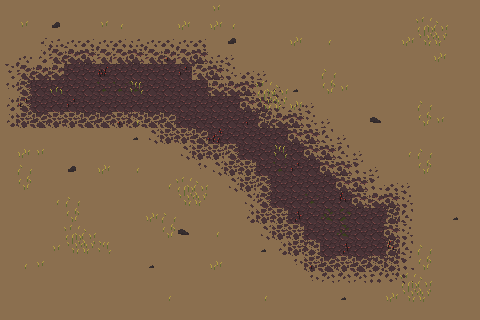

Rendered tile map (Tiled .tmx) drawn with the repository's tilesets; below, a short description and the full map source, tile grids included:
An orthogonal 30x20 tile map with 16x16 px tiles, 3 tile layers (Background, Paths, Props).

<map version="1.10" tiledversion="1.10.2" orientation="orthogonal" renderorder="right-down" width="30" height="20" tilewidth="16" tileheight="16" infinite="0" backgroundcolor="#6c4e52" nextlayerid="4" nextobjectid="1">
 <tileset firstgid="1" name="bloodDesertTileset" tilewidth="16" tileheight="16" tilecount="56" columns="8">
  <image source="../ProjectSprites/tilesets/bloodDesertTileset.png" width="128" height="112" />
 </tileset>
 <layer id="1" name="Background" width="30" height="20">
  <data encoding="csv">
1,1,1,1,1,1,1,1,1,1,1,1,1,1,1,1,1,1,1,1,1,1,1,1,1,1,1,1,1,1,
1,1,1,1,1,1,1,1,1,1,1,1,1,1,1,1,1,1,1,1,1,1,1,1,1,1,1,1,1,1,
1,1,1,1,1,1,1,1,1,1,1,1,1,1,1,1,1,1,1,1,1,1,1,1,1,1,1,1,1,1,
1,1,1,1,1,1,1,1,1,1,1,1,1,1,1,1,1,1,1,1,1,1,1,1,1,1,1,1,1,1,
1,1,1,1,1,1,1,1,1,1,1,1,1,1,1,1,1,1,1,1,1,1,1,1,1,1,1,1,1,1,
1,1,1,1,1,1,1,1,1,1,1,1,1,1,1,1,1,1,1,1,1,1,1,1,1,1,1,1,1,1,
1,1,1,1,1,1,1,1,1,1,1,1,1,1,1,1,1,1,1,1,1,1,1,1,1,1,1,1,1,1,
1,1,1,1,1,1,1,1,1,1,1,1,1,1,1,1,1,1,1,1,1,1,1,1,1,1,1,1,1,1,
1,1,1,1,1,1,1,1,1,1,1,1,1,1,1,1,1,1,1,1,1,1,1,1,1,1,1,1,1,1,
1,1,1,1,1,1,1,1,1,1,1,1,1,1,1,1,1,1,1,1,1,1,1,1,1,1,1,1,1,1,
1,1,1,1,1,1,1,1,1,1,1,1,1,1,1,1,1,1,1,1,1,1,1,1,1,1,1,1,1,1,
1,1,1,1,1,1,1,1,1,1,1,1,1,1,1,1,1,1,1,1,1,1,1,1,1,1,1,1,1,1,
1,1,1,1,1,1,1,1,1,1,1,1,1,1,1,1,1,1,1,1,1,1,1,1,1,1,1,1,1,1,
1,1,1,1,1,1,1,1,1,1,1,1,1,1,1,1,1,1,1,1,1,1,1,1,1,1,1,1,1,1,
1,1,1,1,1,1,1,1,1,1,1,1,1,1,1,1,1,1,1,1,1,1,1,1,1,1,1,1,1,1,
1,1,1,1,1,1,1,1,1,1,1,1,1,1,1,1,1,1,1,1,1,1,1,1,1,1,1,1,1,1,
1,1,1,1,1,1,1,1,1,1,1,1,1,1,1,1,1,1,1,1,1,1,1,1,1,1,1,1,1,1,
1,1,1,1,1,1,1,1,1,1,1,1,1,1,1,1,1,1,1,1,1,1,1,1,1,1,1,1,1,1,
1,1,1,1,1,1,1,1,1,1,1,1,1,1,1,1,1,1,1,1,1,1,1,1,1,1,1,1,1,1,
1,1,1,1,1,1,1,1,1,1,1,1,1,1,1,1,1,1,1,1,1,1,1,1,1,1,1,1,1,1
</data>
 </layer>
 <layer id="2" name="Paths" width="30" height="20">
  <data encoding="csv">
0,0,0,0,0,0,0,0,0,0,0,0,0,0,0,0,0,0,0,0,0,0,0,0,0,0,0,0,0,0,
0,0,0,0,0,0,0,0,0,0,0,0,0,0,0,0,0,0,0,0,0,0,0,0,0,0,0,0,0,0,
0,0,2,5,3,4,3,4,5,3,4,3,4,0,0,0,0,0,0,0,0,0,0,0,0,0,0,0,0,0,
0,3,18,11,12,13,11,11,13,11,12,11,13,5,6,0,0,0,0,0,0,0,0,0,0,0,0,0,0,0,
10,11,12,12,20,20,20,20,20,20,20,20,11,13,14,4,6,0,0,0,0,0,0,0,0,0,0,0,0,0,
34,19,20,20,20,20,44,44,44,20,20,20,20,12,12,13,30,6,0,0,0,0,0,0,0,0,0,0,0,0,
18,19,20,20,20,20,20,20,20,20,20,20,20,20,20,13,13,14,3,6,0,0,0,0,0,0,0,0,0,0,
18,27,28,27,27,28,28,27,29,28,28,20,20,20,20,20,21,12,13,14,6,0,0,0,0,0,0,0,0,0,
0,0,0,0,0,0,0,0,0,26,27,27,28,20,20,20,20,20,13,13,22,6,0,0,0,0,0,0,0,0,
0,0,0,0,0,0,0,0,0,0,0,26,27,27,19,20,20,20,20,13,13,22,6,0,0,0,0,0,0,0,
0,0,0,0,0,0,0,0,0,0,0,0,34,26,27,27,20,44,20,20,13,13,30,6,0,0,0,0,0,0,
0,0,0,0,0,0,0,0,0,0,0,0,0,0,26,27,19,20,20,20,20,13,13,30,4,6,0,0,0,0,
0,0,0,0,0,0,0,0,0,0,0,0,0,0,0,26,19,20,20,44,20,20,13,12,13,14,0,0,0,0,
0,0,0,0,0,0,0,0,0,0,0,0,0,0,0,18,27,27,20,20,43,42,20,20,21,22,0,0,0,0,
0,0,0,0,0,0,0,0,0,0,0,0,0,0,0,0,26,27,27,20,20,43,20,20,13,14,0,0,0,0,
0,0,0,0,0,0,0,0,0,0,0,0,0,0,0,0,0,18,27,29,20,20,20,20,21,22,0,0,0,0,
0,0,0,0,0,0,0,0,0,0,0,0,0,0,0,0,0,0,34,27,28,27,28,29,29,30,0,0,0,0,
0,0,0,0,0,0,0,0,0,0,0,0,0,0,0,0,0,0,0,34,36,36,36,37,35,38,0,0,0,0,
0,0,0,0,0,0,0,0,0,0,0,0,0,0,0,0,0,0,0,0,0,0,0,0,0,0,0,0,0,0,
0,0,0,0,0,0,0,0,0,0,0,0,0,0,0,0,0,0,0,0,0,0,0,0,0,0,0,0,0,0
</data>
 </layer>
 <layer id="3" name="Props" width="30" height="20">
  <data encoding="csv">
0,0,0,0,0,0,0,0,0,0,0,0,0,56,0,0,0,0,0,0,0,0,0,0,0,0,0,0,0,0,
0,56,0,25,0,0,56,31,0,0,0,23,0,23,31,0,0,0,0,0,0,0,0,0,0,0,7,8,0,0,
0,0,0,0,0,0,0,0,0,0,0,0,0,0,25,0,0,0,23,0,31,0,0,0,0,23,15,16,0,0,
0,0,0,0,0,0,0,0,0,0,54,0,0,0,0,0,0,0,0,0,0,0,0,0,0,0,0,23,0,0,
0,0,0,0,0,0,50,0,0,0,0,53,0,0,0,0,0,0,0,0,24,0,0,0,0,0,0,0,0,0,
0,0,0,48,0,0,0,0,47,0,0,0,0,0,0,0,7,8,9,0,32,56,0,0,0,0,0,0,0,0,
0,53,0,0,53,0,0,0,0,0,0,0,0,0,0,0,15,16,23,0,0,0,0,0,0,0,24,0,0,0,
0,0,0,0,0,0,0,54,31,0,0,0,0,0,0,54,0,0,0,0,0,0,0,17,0,0,32,56,0,0,
0,0,0,0,0,0,0,0,9,0,0,0,0,49,0,0,0,0,0,0,0,0,0,0,0,0,0,0,0,0,
0,23,56,0,0,0,0,0,0,0,0,0,0,0,0,0,0,47,0,0,0,0,0,0,0,31,24,0,0,0,
0,24,0,0,25,0,23,0,31,0,0,0,0,0,0,0,0,0,53,0,0,0,0,0,0,0,32,0,0,0,
0,32,0,0,0,0,0,0,0,0,31,7,8,0,0,0,0,0,0,0,0,0,0,0,0,0,0,0,0,0,
0,0,0,31,24,0,0,0,0,0,0,15,16,0,0,0,0,0,0,0,0,51,0,0,0,0,0,0,0,0,
0,0,0,0,32,0,0,0,0,23,24,0,0,0,0,0,0,0,52,0,0,0,0,0,0,0,0,0,9,0,
0,0,0,0,7,8,0,0,0,0,32,17,0,31,0,0,0,0,0,0,0,0,0,0,0,0,0,0,0,0,
0,0,0,56,15,16,47,0,0,0,0,0,0,0,0,0,9,0,0,0,0,52,0,0,51,0,24,0,0,0,
0,31,56,0,0,0,0,0,0,9,0,0,0,23,0,0,0,0,0,54,0,0,0,0,0,0,32,0,0,0,
0,0,0,0,0,0,0,0,0,0,0,0,0,0,0,0,0,0,0,0,0,0,0,0,0,7,8,0,0,0,
0,0,0,0,0,0,0,0,0,0,31,0,0,0,0,0,31,0,0,0,0,9,0,0,23,15,16,0,0,0,
0,0,0,0,0,0,0,0,0,0,0,0,0,0,0,0,0,0,0,0,0,0,0,0,0,0,0,0,0,0
</data>
 </layer>
</map>